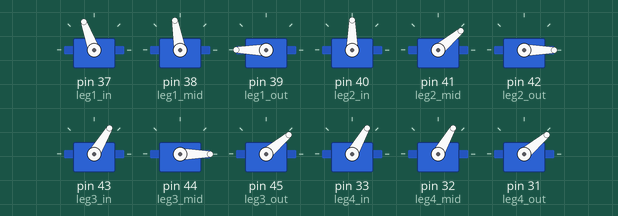
The sketch below on a simulated Arduino Mega 2560, built with avr-gcc and run on an emulated ATmega2560. On the bench: 12 × servo.

Above: at 0.05 s.
At 1.1 s:
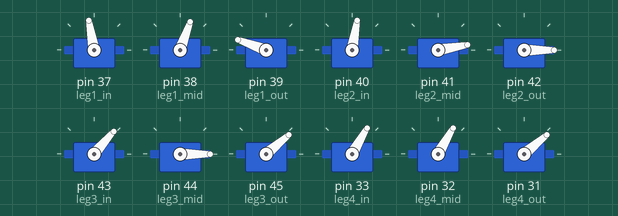
At 2.2 s:
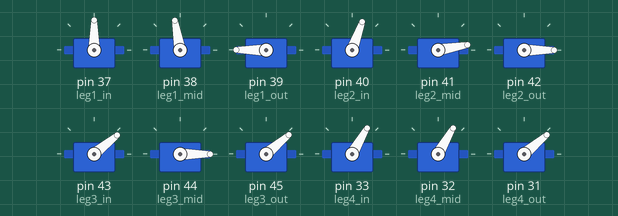
At 4.4 s:
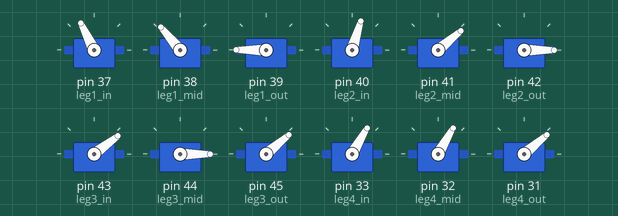
At 6.6 s:
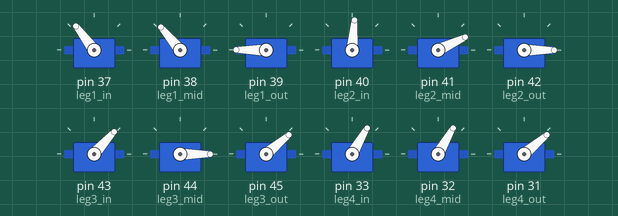
At 8.8 s:
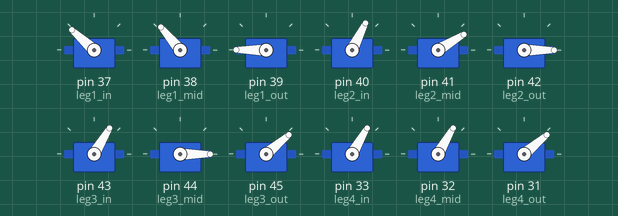
Timing chart, 0 to 11.5 s (numbered marks = the images above):
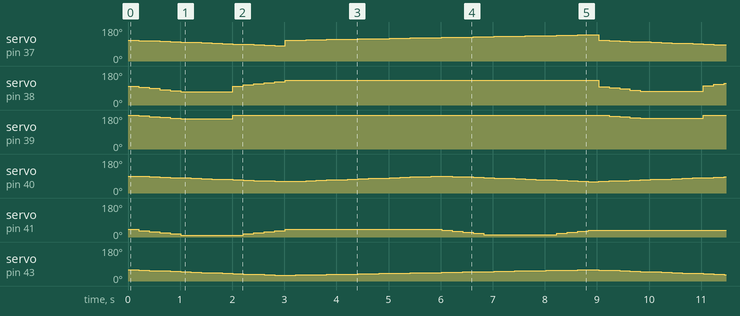

Measured:
- by itself, servo on pin 39 (leg1_out): ramps from 180° to 160° and jumps back, once every 8.8 s

The sketch:

leg1_moving_v1.ino
```cpp
#include <Servo.h>
Servo leg1_in,leg1_mid,leg1_out,leg2_in,leg2_mid,leg2_out;
Servo leg3_in,leg3_mid,leg3_out,leg4_in,leg4_mid,leg4_out,leg5_in,leg5_mid,leg5_out,leg6_in,leg6_mid,leg6_out;
int i0H1 = 0;
int i1H1 = 0;
int i2H1 = 0;
int i3H1 = 0;
int i4H1 = 0;
int i5H1 = 0;
int i6H1 = 0;
int i7H1 = 0;
int i8H1 = 0;

int i0T1 = 0;
int i1T1 = 0;
int i2T1 = 0;
int i3T1 = 0;
int i4T1 = 0;
int i5T1 = 0;
int i6T1 = 0;

int i1L1 = 0;
int i2L1 = 0;
int i3L1 = 0;
int i4L1 = 0;
int i5L1 = 0;
int i6L1 = 0;

int i1L2 = 0;
int i2L2 = 0;
int i3L2 = 0;
int i4L2 = 0;
int i5L2 = 0;
int i6L2 = 0;
boolean l1status=LOW;

void setup() {
  leg1_in.attach(37);
  leg1_mid.attach(38);
  leg1_out.attach(39);

  leg2_in.attach(40);
  leg2_mid.attach(41);
  leg2_out.attach(42);


  leg3_in.attach(43);
  leg3_mid.attach(44);
  leg3_out.attach(45);

  leg4_in.attach(33);
  leg4_mid.attach(32);
  leg4_out.attach(31);

  leg5_in.attach(30);
  leg5_mid.attach(29);
  leg5_out.attach(28);


  leg6_in.attach(24);
  leg6_mid.attach(23);
  leg6_out.attach(22);


//#########################
  leg1_in.write(110);
  leg1_mid.write(100);
  leg1_out.write(180);

  leg2_in.write(90);
  leg2_mid.write(40);
  leg2_out.write(0);

  leg3_in.write(40);
  leg3_mid.write(0);
  leg3_out.write(40);

  leg4_in.write(60);
  leg4_mid.write(60);
  leg4_out.write(40);

  leg5_in.write(30);
  leg5_mid.write(90);
  leg5_out.write(60);


  leg6_in.write(00);
  leg6_mid.write(60);
  leg6_out.write(120);


}

void loop() {
  moveLeg1();
//  delay(100);
  moveLeg3();
//  delay(100);
  moveLeg5();
//  delay(100);
  moveLeg2();
//  delay(100);
//  moveLeg4();
//  delay(100);
  moveLeg6();
  delay(200);
}

void moveLeg1() {
  // Swign phase - move leg though air - from initial to final position
  // Rise the leg
  if (i1L1 <= 10) {
    leg1_out.write(180 - i1L1 * 2);
    leg1_mid.write(100 - i1L1 * 3);
    i1L1++;
  }
  // Rotate the leg
  if (i2L1 <= 30) {
    leg1_in.write(10+100 - i2L1);
    i2L1++;

  }
  // Move back to touch the ground
  if (i2L1 > 20 & i3L1 <= 10) {
    leg1_out.write(180 + i3L1 * 2);
    leg1_mid.write(100 + i3L1 * 3);
    i3L1++;
  }
  // Stance phase - move leg while touching the ground
  // Rotate back to initial position
  if (i2L1 >= 30) {
    leg1_in.write(110+ i4L1);
    i4L1++;
    l1status = HIGH;
  }
  // Reset the counters for repeating the process
  if (i4L1 >= 30) {
    i1L1 = 0;
    i2L1 = 0;
    i3L1 = 0;
    i4L1 = 0;
    i5L1 = 0;
  }
  // Each iteration or step is executed in the main loop section where there is also a delay time for controlling the speed of movement
}
void moveLeg2() {
  if (i1L2 <= 10) {
    leg6_mid.write(-50+50 - i1L2 * 2);
    leg2_mid.write(-40+80 - i1L2 * 3);
    i1L2++;
  }
  if (i2L2 <= 30) {
    leg2_in.write(15+75 - i2L2);
    i2L2++;

  }
  if (i2L2 > 20 & i3L2 <= 10) {
    leg6_mid.write(-50+30 + i3L2 * 2);
    leg2_mid.write(-40+50 + i3L2 * 3);
    i3L2++;
  }
  if (i2L2 >= 30) {
    leg2_in.write(15+45 + i4L2);
    i4L2++;
  }
  if (i4L2 >= 30) {
    i1L2 = 0;
    i2L2 = 0;
    i3L2 = 0;
    i4L2 = 0;
    i5L2 = 0;
  }
}

void moveLeg3() {
  if (i1L1 <= 10) {
    leg6_mid.write(10+50 - i1L1 * 2);
    leg3_mid.write(-80+80 - i1L1 * 3);
  }
  if (i2L1 <= 30) {
    leg3_in.write(-20+80 - i2L1);

  }
  if (i2L1 > 20 & i3L1 <= 10) {
    leg6_mid.write(10+30 + i3L1 * 2);
    leg3_mid.write(-80+50 + i3L1 * 3);
  }
  if (i2L1 >= 30) {
    leg3_in.write(-20+50 + i4L1);
  }
}

void moveLeg4() {
  if (i1L2 <= 10) {
    leg4_out.write(-25+65 + i1L2 * 2);
    leg4_mid.write(25+35 + i1L2 * 3);
  }
  if (i2L2 <= 30) {
    leg4_in.write(20+35 + i2L2);

  }
  if (i2L2 > 20 & i3L2 <= 10) {
    leg4_out.write(-25+85 - i3L2 * 2);
    leg4_mid.write(25+65 - i3L2 * 3);
  }
  if (i2L2 >= 30) {
    leg4_in.write(20+65 - i4L2);
  }
}

void moveLeg5() {
  if (i1L1 <= 10) {
    leg5_out.write(-20+80 + i1L1 * 2);
    leg5_mid.write(40+50 + i1L1 * 3);
    i1L1++;
  }
  if (i2L1 <= 30) {
    leg5_in.write(5+30 + i2L1);
  i2L1++;
  }
  if (i2L1 > 20 & i3L1 <= 10) {
    leg5_out.write(-20+100 - i3L1 * 2);
    leg5_mid.write(40+80 - i3L1 * 3);
  i3L1++;
  }
  if (i2L1 >= 30) {
    leg5_in.write(5+60 - i4L1);
  }
}

void moveLeg6() {
  if (i1L2 <= 10) {
    leg6_out.write(30+90 + i1L2 * 2);
    leg6_mid.write(15+45 - i1L2 * 3);
    i1L2++;}
  if (i2L2 <= 30) {
    leg6_in.write(0 + i2L2);
    i2L2++;
  }
  if (i2L2 > 20 & i3L2 <= 10) {
    leg6_out.write(30+110 - i3L2 * 2);
    leg6_mid.write(15+75 - i3L2 * 3);
    i3L2++;
  }
  if (i2L2 >= 30) {
    leg6_in.write(-60+90 - i4L2);
    i4L2++;
//    l2status =HIGH;
  }
if (i4L1 >= 30) {
    i1L1 = 0;
    i2L1 = 0;
    i3L1 = 0;
    i4L1 = 0;
    i5L1 = 0;
}  }
```
